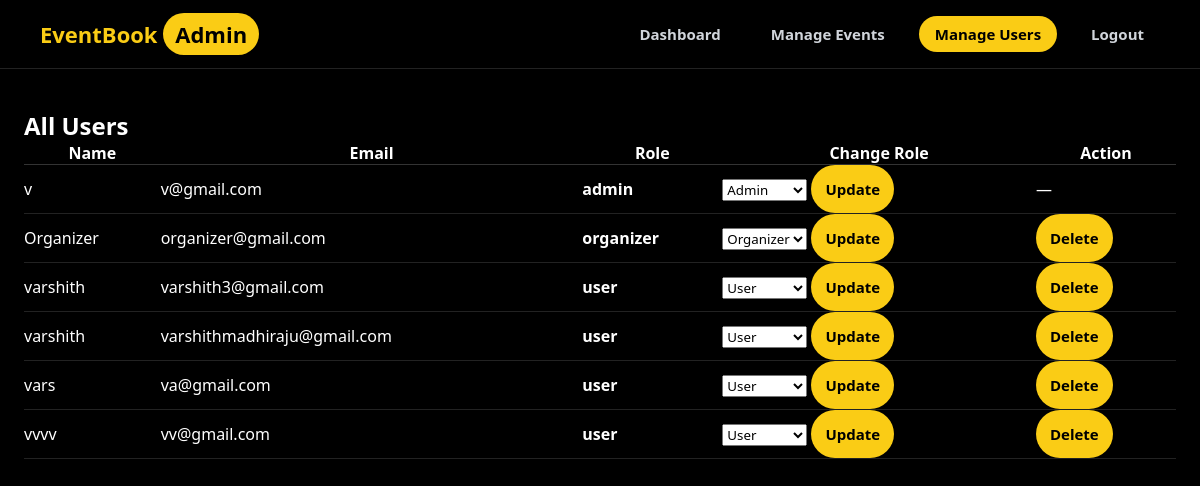
/admin/users (signed in), run on an earlier commit of the app's database.
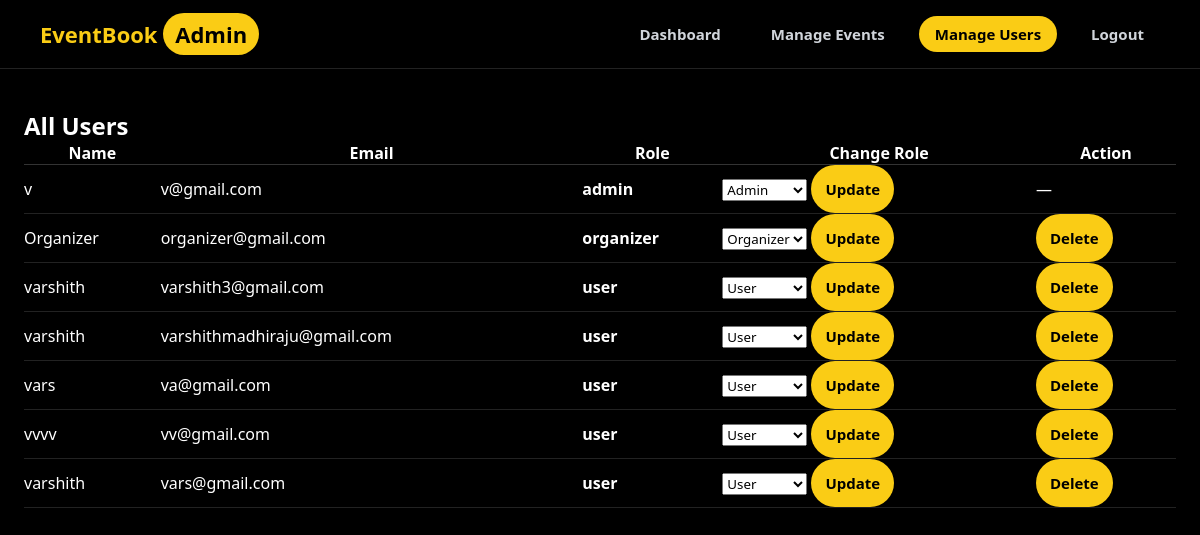
And on a later commit of the database.
### tables this page shows
CREATE TABLE users (
    id INTEGER PRIMARY KEY AUTOINCREMENT,
    name TEXT,
    email TEXT UNIQUE,
    password TEXT,
    role TEXT
);

### app.py (the view)
@app.route("/admin/users")
def admin_users():
    if session.get("role") != "admin":
        return redirect("/home")
    con = get_db()
    cur = con.cursor()
    cur.execute("SELECT id,name,email,role FROM users")
    users = cur.fetchall()
    con.close()
    return render_template("admin_users.html", users=users)

### app.py (called while the page is built)
def get_db():
    con = sqlite3.connect(
        "new_database.db",
        timeout=30,
        check_same_thread=False
    )
    con.execute("PRAGMA journal_mode=WAL;")
    con.execute("PRAGMA synchronous=NORMAL;")
    return con

### templates/admin_users.html (shortened to what this page needs)
<!DOCTYPE html>
<html lang="en">
<head>
    <link rel="stylesheet" href="{{ url_for('static', filename='style.css') }}">
</head>
<body>
<header class="header">
    <div class="logo">EventBook <span class="admin-badge">Admin</span></div>
    <nav class="nav">
        <a href="/admin/dashboard" class="nav-link">Dashboard</a>
        <a href="/admin/events" class="nav-link">Manage Events</a>
        <a href="/admin/users" class="btn-yellow">Manage Users</a>
        <a href="/logout" class="nav-link logout">Logout</a>
    </nav>
</header>
<section class="movies">
    <h2>All Users</h2>
    <table style="width:100%; color:white; border-collapse:collapse;">
        <thead>
            <tr style="border-bottom:1px solid #333;">
                <th>Name</th>
                <th>Email</th>
                <th>Role</th>
                <th>Change Role</th>
                <th>Action</th>
            </tr>
        </thead>
        <tbody>
        {% for u in users %}
            <tr style="border-bottom:1px solid #222;">
                <td>{{ u[1] }}</td>
                <td>{{ u[2] }}</td>
                <td><strong>{{ u[3] }}</strong></td>
                <td>
                    <form method="POST" action="/admin/users/role/{{ u[0] }}">
                        <select name="role">
                            <option value="user" {% if u[3]=='user' %}selected{% endif %}>User</option>
                            <option value="organizer" {% if u[3]=='organizer' %}selected{% endif %}>Organizer</option>
                            <option value="admin" {% if u[3]=='admin' %}selected{% endif %}>Admin</option>
                        </select>
                        <button type="submit" class="btn-yellow">Update</button>
                    </form>
                </td>
                <td>
                    {% if u[3] != 'admin' %}
                    <a href="/admin/users/delete/{{ u[0] }}"
                       class="btn-yellow"
                       onclick="return confirm('Delete this user?')">
                        Delete
                    </a>
                    {% else %}
                    —
                    {% endif %}
                </td>
            </tr>
        {% endfor %}
        </tbody>
    </table>
</section>
</body>
</html>

### static/style.css (style rules this page uses)
* { margin: 0; padding: 0; box-sizing: border-box; font-family: 'Segoe UI', sans-serif; }
body { background: #000; color: #fff; }
.header { display: flex; justify-content: space-between; align-items: center; padding: 16px 40px; border-bottom: 1px solid #222; }
.logo { color: #facc15; font-size: 22px; font-weight: bold; }
.nav { display: flex; align-items: center; gap: 18px; }
.nav a, .nav button { background: transparent; border: none; text-decoration: none; color: #d1d5db; font-weight: 600; font-size: 15px; padding: 8px 16px; border-radius: 999px; cursor: pointer; transition: all 0.25s ease; }
.btn-yellow { background: #facc15 !important; color: #000 !important; font-weight: 700; }
.movies { padding: 40px; }
.admin-badge { background: #facc15; color: black; padding: 6px 12px; border-radius: 999px; font-weight: bold; }
a { text-decoration: none; }
* { margin: 0; padding: 0; box-sizing: border-box; font-family: "Segoe UI", Tahoma, Geneva, Verdana, sans-serif; }
.btn-yellow { background: #facc15; color: #000; border: none; padding: 14px; border-radius: 999px; font-size: 15px; font-weight: 700; cursor: pointer; transition: all 0.3s ease; }
.movies { max-width: 1200px; margin: 0 auto; padding: 40px 24px 80px; }

What changed in the data, as far as the page shows it:
added users: name "varshith", email "vars@gmail.com", role "user", role "User"
